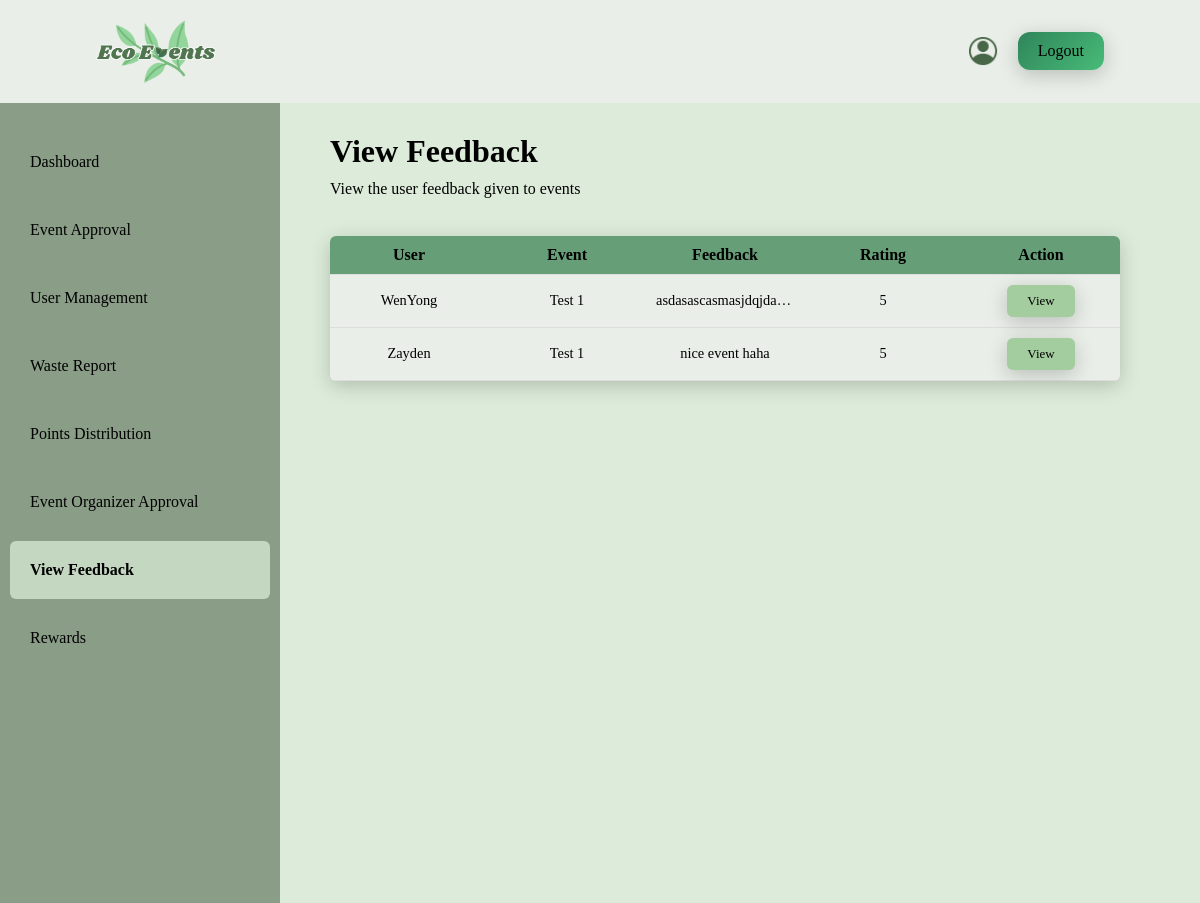
Screenshot of /Admin/ViewFeedback.php with the database file from the repository.
### tables this page shows
CREATE TABLE `feedback` (
  `feedback_id` int(11) NOT NULL,
  `event_id` int(11) NOT NULL,
  `rating` int(11) NOT NULL,
  `feedback_text` text DEFAULT NULL,
  `submitted_at` timestamp NOT NULL DEFAULT current_timestamp(),
  `user_email` varchar(255) NOT NULL
);

CREATE TABLE `user` (
  `user_id` int(11) NOT NULL,
  `user_fullname` varchar(255) NOT NULL,
  `user_email` varchar(255) NOT NULL,
  `user_username` varchar(255) NOT NULL,
  `user_phoneNumber` varchar(50) NOT NULL,
  `user_password` varchar(255) NOT NULL,
  `user_profilePicture` varchar(255) DEFAULT NULL,
  `user_role` varchar(20) NOT NULL,
  `user_point` int(11) NOT NULL,
  `user_organization` varchar(255) DEFAULT NULL,
  `user_reason` varchar(255) DEFAULT NULL,
  `user_document` varchar(255) DEFAULT NULL,
  `user_status` varchar(255) NOT NULL,
  `user_registerDate` datetime NOT NULL DEFAULT current_timestamp()
);

CREATE TABLE `events` (
  `id` int(11) NOT NULL,
  `event_name` varchar(255) NOT NULL,
  `event_date` date NOT NULL,
  `event_time` time DEFAULT NULL,
  `event_location` varchar(255) NOT NULL,
  `event_type` varchar(100) NOT NULL,
  `max_participants` int(11) DEFAULT NULL,
  `description` text DEFAULT NULL,
  `sustainability_goals` text DEFAULT NULL,
  `event_image` varchar(255) DEFAULT NULL,
  `status` varchar(50) DEFAULT 'Pending',
  `created_at` timestamp NOT NULL DEFAULT current_timestamp(),
  `last_updated_at` timestamp NULL DEFAULT NULL,
  `update_notice` varchar(255) DEFAULT NULL,
  `show_update_notice` tinyint(1) DEFAULT 0,
  `waste_report` text DEFAULT NULL,
  `organizer_id` int(11) DEFAULT NULL
);

### Admin/ViewFeedback.php (the view, shortened to what this page needs)
<!DOCTYPE html>
<html lang="en">
<head>
    <link rel="stylesheet" href="reset.css">
</head>
<body>
    <div class = "topBar">
        <img class = "logo" src="logo.png" alt="Website Logo">
        <div class = "rightSide">
            <a href="Profile.php">
                <img class = "profile" src="profile.png" alt="Profile icon">
            </a>
            <a class = "logout" href="logout.php">Logout</a>
        </div>
    </div>
    <div class = "container">
        <aside class = "sideBar">
            <a href = "dashboard.php">Dashboard</a>
            <a href="eventApproval.php">Event Approval</a>
            <a href="userManagement.php">User Management</a>
            <a href="wasteReport.php">Waste Report</a>
            <a href="PointsDistribution.php">Points Distribution</a>
            <a href="OrganizerApproval.php">Event Organizer Approval</a>
            <a class = "viewFeedback" href="ViewFeedback.php">View Feedback</a>
            <a href="redeemRewards.php">Rewards</a>
        </aside>
        <div class = "firstContent">
            <h1>View Feedback</h1>
            <p>View the user feedback given to events</p>
            <br>
            <table class = "viewFeedbackTable">
                <tr class = "header">
                    <th>User</th>
                    <th>Event</th>
                    <th>Feedback</th>
                    <th>Rating</th>
                    <th>Action</th>
                </tr>
                <?php
                    include "conn.php";
                    $sql = "SELECT f.feedback_id, f.rating, f.user_email, f.feedback_text, u.user_fullname, e.event_name
                            FROM feedback f
                            JOIN `user` u ON f.user_email = u.user_email
                            JOIN events e ON f.event_id = e.id
                           ";
                    $result = mysqli_query($dbConn, $sql);
                    while($row = mysqli_fetch_assoc($result)) {
                ?>
                <tr>
                    <td>
                        <?php echo $row['user_fullname']; ?>
                    </td>
                    <td>
                        <?php echo $row['event_name']; ?>
                    </td>
                    <td class = "feedbackText">
                        <?php echo $row['feedback_text']; ?>
                    </td>
                    <td>
                        <?php echo $row['rating']; ?>
                    </td>
                    <td>
                        <a class="viewButton" href="ViewFeedback2.php?feedback_id=<?php echo $row['feedback_id']; ?>">View</a>
                    </td>
                </tr>
                <?php
                    }
                ?>
            </table>
        </div>
    </div>
</body>
</html>

### rows the page displays
feedback: user.user_fullname "WenYong", event.event_name "Test 1", feedback_text "asdasascasmasjdqjda…", rating "5"
feedback: user.user_fullname "Zayden", event.event_name "Test 1", feedback_text "nice event haha", rating "5"
